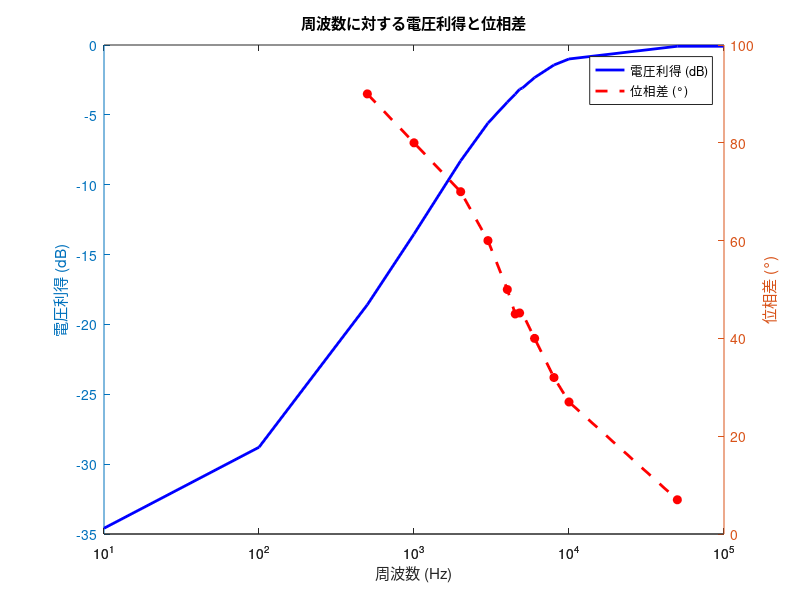

Here is the MATLAB script that generated this plot:
% データの準備 (ここでは例としてのデータ)
frequency = [10, 100, 500, 1000, 2000, 3000, 4000, 4500, 4800, 5000, 6000, 8000, 10000, 50000, 100000];
gain = [-34.59, -28.79, -18.59, -13.53, -8.29, -5.59, -4.09, -3.52, -3.17, -3.08, -2.33, -1.43, -1.00, -0.09, -0.09]; % 電圧利得(dB)
phase = [NaN, NaN, 90, 80, 70, 60, 50, 45, 45.2, NaN, 40, 32, 27, 7, NaN]; % 位相差(度)

% NaNを補間する（スプライン補間を使用）
phase_interp = phase;
nan_idx = isnan(phase); % NaNのインデックスを取得
phase_interp(nan_idx) = interp1(frequency(~nan_idx), phase(~nan_idx), frequency(nan_idx), 'spline');

% 対数グラフで2つのy軸を作成
figure;
[ax, h1, h2] = plotyy(frequency, gain, frequency, phase_interp);

% 横軸のスケールを対数表示
set(ax(1), 'XScale', 'log');
set(ax(2), 'XScale', 'log');

% 軸ラベルの設定
xlabel('周波数 (Hz)');
ylabel(ax(1), '電圧利得 (dB)'); % 左側のy軸
ylabel(ax(2), '位相差 (°)');    % 右側のy軸

% グラフの線のスタイルを設定
set(h1, 'LineStyle', '-', 'Color', 'b', 'LineWidth', 2); % 電圧利得の線
set(h2, 'LineStyle', '--', 'Color', 'r', 'LineWidth', 2); % 補間された位相差の線

% 元のデータ点をプロット (NaNではないもののみプロット)
hold on;
plot(ax(2), frequency(~nan_idx), phase(~nan_idx), 'ro', 'MarkerFaceColor', 'r'); % 位相差のデータ点を表示

% タイトルの設定
title('周波数に対する電圧利得と位相差');

% 凡例の追加
legend([h1, h2], {'電圧利得 (dB)', '位相差 (°)'}, 'Location', 'best');

hold off;


